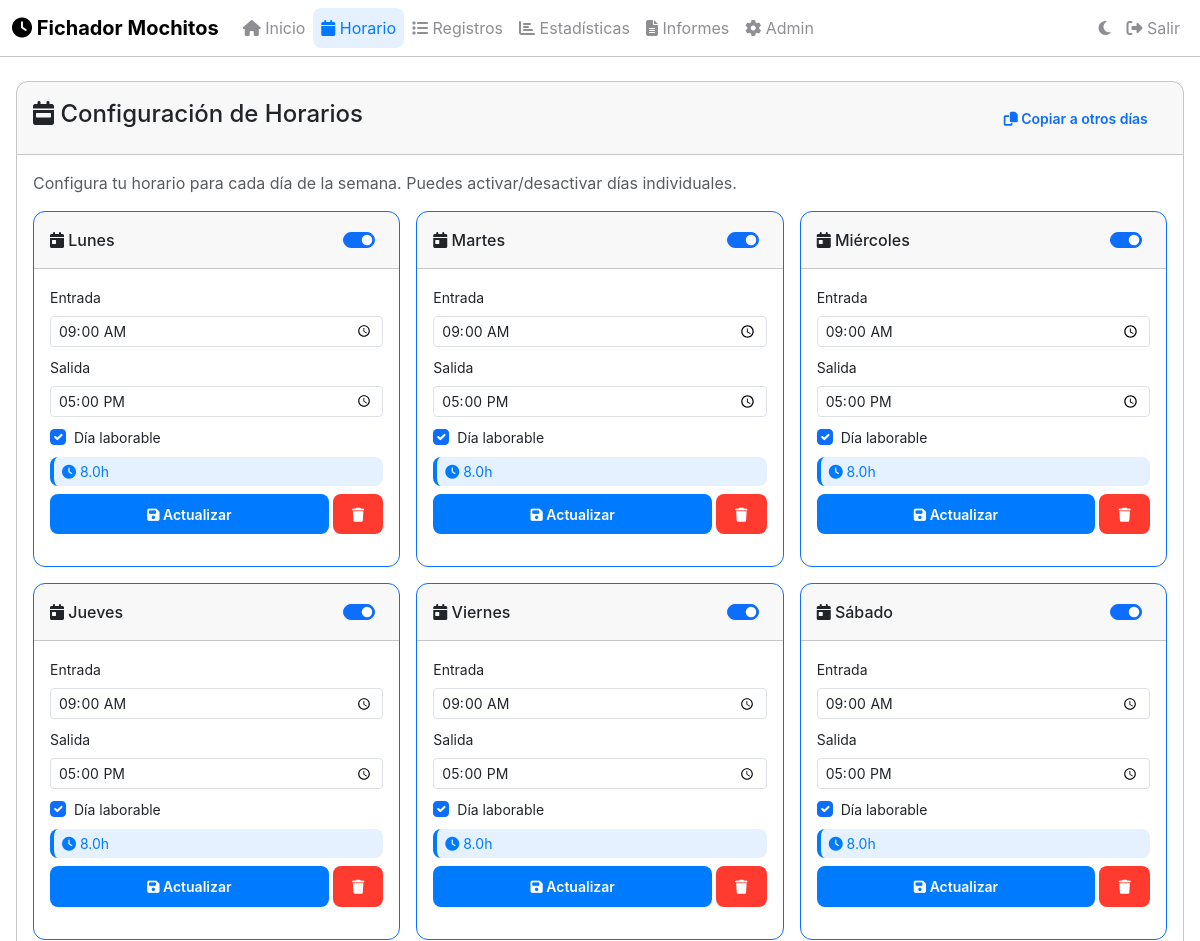
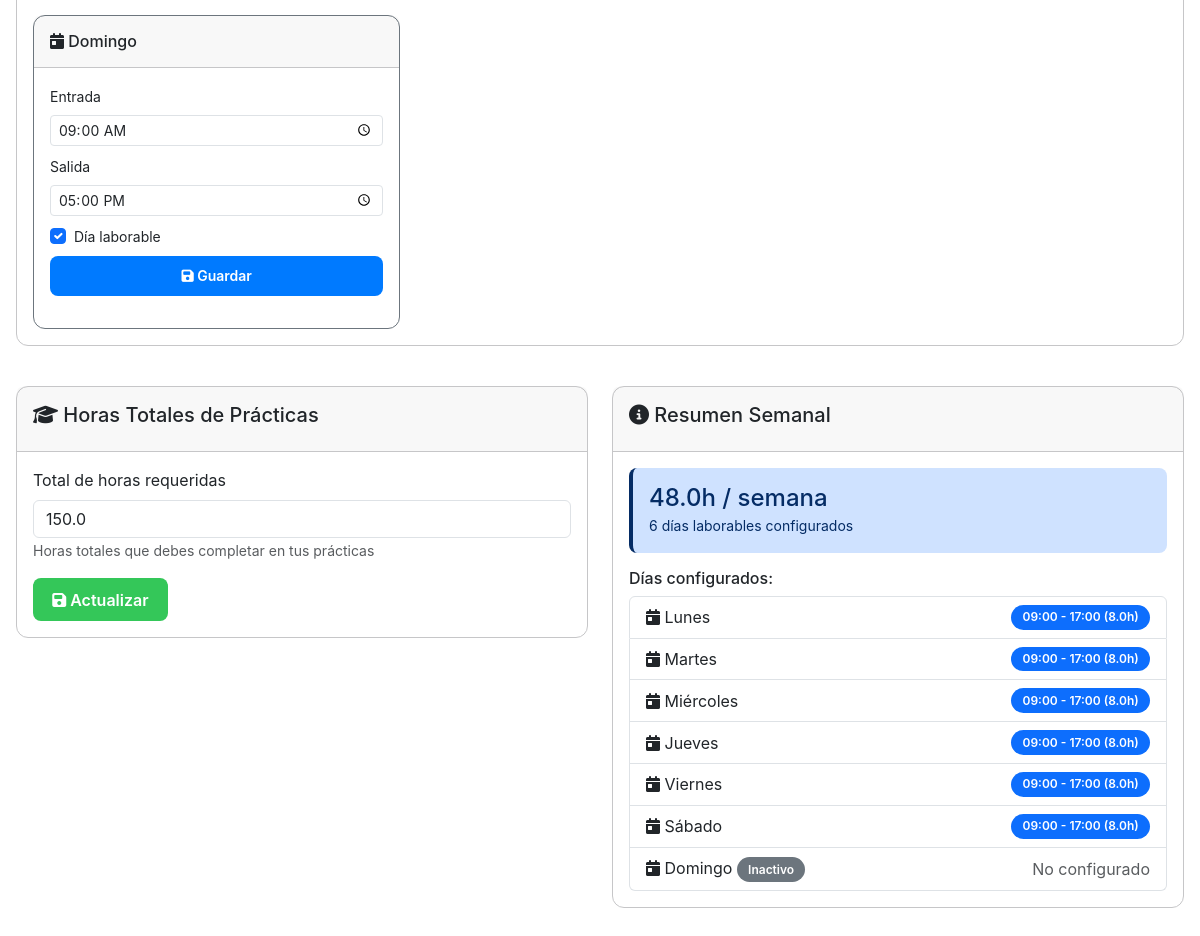
/schedule (signed in), run on the app's committed database (2 pictures, top to bottom).
### app.py (models this page shows)
class Schedule(db.Model):
    id = db.Column(db.Integer, primary_key=True)
    user_id = db.Column(db.Integer, db.ForeignKey('user.id'), nullable=False)
    day_of_week = db.Column(db.Integer, nullable=False)
    start_time = db.Column(db.Time, nullable=False)
    end_time = db.Column(db.Time, nullable=False)
    hours_required = db.Column(db.Float, nullable=False)
    is_active = db.Column(db.Boolean, default=True)

class User(UserMixin, db.Model):
    id = db.Column(db.Integer, primary_key=True)
    email = db.Column(db.String(100), unique=True, nullable=False)
    password = db.Column(db.String(100), nullable=True)
    name = db.Column(db.String(100), nullable=False)
    is_admin = db.Column(db.Boolean, default=False)
    is_first_login = db.Column(db.Boolean, default=True)
    total_hours_required = db.Column(db.Float, default=150.0)
    schedules = db.relationship('Schedule', backref='user', lazy=True)
    time_records = db.relationship('TimeRecord', backref='user', lazy=True)

### app.py (the view)
@app.route('/schedule')
@login_required
def schedule():
    schedules = Schedule.query.filter_by(user_id=current_user.id).order_by(Schedule.day_of_week).all()
    schedules_by_day = {s.day_of_week: s for s in schedules}
    days_of_week = [(0, 'Lunes'), (1, 'Martes'), (2, 'Miércoles'), (3, 'Jueves'), (4, 'Viernes'), (5, 'Sábado'), (6, 'Domingo')]
    return render_template('schedule.html', schedules_by_day=schedules_by_day, days_of_week=days_of_week)

### app.py (called while the page is built)
@login_manager.user_loader
def load_user(user_id):
    return User.query.get(int(user_id))

@app.context_processor
def inject_now():
    return {'now': datetime.now()}

### templates/schedule.html (shortened to what this page needs)
{% extends "base.html" %}
{% block content %}
<div class="row">
    <div class="col-12 mb-4">
        <div class="card">
            <div class="card-header d-flex justify-content-between align-items-center">
                <h4><i class="fas fa-calendar-week"></i> Configuración de Horarios</h4>
                <button class="btn btn-sm btn-outline-primary" data-bs-toggle="modal" data-bs-target="#copyWeekModal">
                    <i class="fas fa-copy"></i> Copiar a otros días
                </button>
            </div>
            <div class="card-body">
                <p class="text-muted">Configura tu horario para cada día de la semana. Puedes activar/desactivar días individuales.</p>
                <div class="row g-3">
                    {% for day_num, day_name in days_of_week %}
                    <div class="col-md-6 col-lg-4">
                        <div class="card h-100 {% if schedules_by_day.get(day_num) and schedules_by_day[day_num].is_active %}border-primary{% else %}border-secondary{% endif %}">
                            <div class="card-header d-flex justify-content-between align-items-center">
                                <h6 class="mb-0">
                                    <i class="fas fa-calendar-day"></i> {{ day_name }}
                                </h6>
                                {% if schedules_by_day.get(day_num) %}
                                <div class="form-check form-switch mb-0">
                                    <input class="form-check-input" type="checkbox"
                                           {% if schedules_by_day[day_num].is_active %}checked{% endif %}
                                           onchange="window.location.href='{{ url_for('toggle_schedule', id=schedules_by_day[day_num].id) }}'">
                                </div>
                                {% endif %}
                            </div>
                            <div class="card-body">
                                {% set schedule = schedules_by_day.get(day_num) %}
                                <form method="POST" action="{{ url_for('add_schedule') }}">
                                    <div class="mb-2">
                                        <label class="form-label small">Entrada</label>
                                        <input type="time" class="form-control form-control-sm"
                                               name="start_time"
                                               value="{{ schedule.start_time.strftime('%H:%M') if schedule else '09:00' }}"
                                               required>
                                    </div>
                                    <div class="mb-2">
                                        <label class="form-label small">Salida</label>
                                        <input type="time" class="form-control form-control-sm"
                                               name="end_time"
                                               value="{{ schedule.end_time.strftime('%H:%M') if schedule else '17:00' }}"
                                               required>
                                    </div>
                                    <div class="form-check mb-2">
                                        <input class="form-check-input" type="checkbox"
                                               name="is_active" id="active_{{ day_num }}"
                                               {% if not schedule or schedule.is_active %}checked{% endif %}>
                                        <label class="form-check-label small" for="active_{{ day_num }}">
                                            Día laborable
                                        </label>
                                    </div>
                                    {% if schedule %}
                                    <div class="alert alert-info py-1 px-2 mb-2 small">
                                        <i class="fas fa-clock"></i> {{ "%.1f"|format(schedule.hours_required) }}h
                                    </div>
                                    {% endif %}
                                    <div class="d-flex gap-1">
                                        <button type="submit" class="btn btn-primary btn-sm flex-grow-1">
                                            <i class="fas fa-save"></i> {{ 'Actualizar' if schedule else 'Guardar' }}
                                        </button>
                                        {% if schedule %}
                                        <a href="{{ url_for('delete_schedule', id=schedule.id) }}"
                                           class="btn btn-danger btn-sm"
                                           onclick="return confirm('¿Eliminar horario de {{ day_name }}?')">
                                            <i class="fas fa-trash"></i>
                                        </a>
                                        {% endif %}
                                    </div>
                                </form>
                            </div>
                        </div>
                    </div>
                    {% endfor %}
                </div>
            </div>
        </div>
    </div>
    <div class="col-md-6">
        <div class="card">
            <div class="card-header">
                <h5><i class="fas fa-graduation-cap"></i> Horas Totales de Prácticas</h5>
            </div>
            <div class="card-body">
                <form method="POST" action="{{ url_for('update_total_hours') }}">
                    <div class="mb-3">
                        <label class="form-label">Total de horas requeridas</label>
                        <input type="number" class="form-control" name="total_hours"
                               value="{{ current_user.total_hours_required }}"
                               step="0.5" min="0" required>
                        <small class="text-muted">Horas totales que debes completar en tus prácticas</small>
                    </div>
                    <button type="submit" class="btn btn-success">
                        <i class="fas fa-save"></i> Actualizar
                    </button>
                </form>
            </div>
        </div>
    </div>
    <div class="col-md-6">
        <div class="card">
            <div class="card-header">
                <h5><i class="fas fa-info-circle"></i> Resumen Semanal</h5>
            </div>
            <div class="card-body">
                {% set total_weekly = namespace(hours=0) %}
                {% set active_days = namespace(count=0) %}
                {% for day_num, day_name in days_of_week %}
                {% set schedule = schedules_by_day.get(day_num) %}
                {% if schedule and schedule.is_active %}
                {% set total_weekly.hours = total_weekly.hours + schedule.hours_required %}
                {% set active_days.count = active_days.count + 1 %}
                {% endif %}
                {% endfor %}
                <div class="alert alert-primary">
                    <h4 class="mb-0">{{ "%.1f"|format(total_weekly.hours) }}h / semana</h4>
                    <small>{{ active_days.count }} días laborables configurados</small>
                </div>
                <h6 class="mt-3">Días configurados:</h6>
                <ul class="list-group">
                    {% for day_num, day_name in days_of_week %}
                    {% set schedule = schedules_by_day.get(day_num) %}
                    <li class="list-group-item d-flex justify-content-between align-items-center">
                            <span>
                                <i class="fas fa-calendar-day"></i> {{ day_name }}
                                {% if not schedule or not schedule.is_active %}
                                    <span class="badge bg-secondary">Inactivo</span>
                                {% endif %}
                            </span>
                        {% if schedule and schedule.is_active %}
                        <span class="badge bg-primary">
                                    {{ schedule.start_time.strftime('%H:%M') }} - {{ schedule.end_time.strftime('%H:%M') }}
                                    ({{ "%.1f"|format(schedule.hours_required) }}h)
                                </span>
                        {% else %}
                        <span class="text-muted">No configurado</span>
                        {% endif %}
                    </li>
                    {% endfor %}
                </ul>
            </div>
        </div>
    </div>
</div>
{% endblock %}

### data on the page
Schedule: is_active "☑", start_time "09:00", end_time "17:00", is_active "☑", hours_required "8.0", start_time "09:00", end_time "17:00", hours_required "8.0"
Schedule: is_active "☑", start_time "09:00", end_time "17:00", is_active "☑", hours_required "8.0", start_time "09:00", end_time "17:00", hours_required "8.0"
Schedule: is_active "☑", start_time "09:00", end_time "17:00", is_active "☑", hours_required "8.0", start_time "09:00", end_time "17:00", hours_required "8.0"
Schedule: is_active "☑", start_time "09:00", end_time "17:00", is_active "☑", hours_required "8.0", start_time "09:00", end_time "17:00", hours_required "8.0"
Schedule: is_active "☑", start_time "09:00", end_time "17:00", is_active "☑", hours_required "8.0", start_time "09:00", end_time "17:00", hours_required "8.0"
Schedule: is_active "☑", start_time "09:00", end_time "17:00", is_active "☑", hours_required "8.0", start_time "09:00", end_time "17:00", hours_required "8.0"
User: total_hours "150.0"

### other printed values
{{ day_name }} "Lunes" "Martes" "Miércoles" "Jueves" "Viernes" "Sábado" "Domingo"
{{ 'Actualizar' if schedule else 'Guardar' }} "Actualizar" "Actualizar" "Actualizar" "Actualizar" "Actualizar" "Actualizar" "Guardar"
{{ "%.1f"|format(total_weekly.hours) }} "48.0"
{{ active_days.count }} "6"
